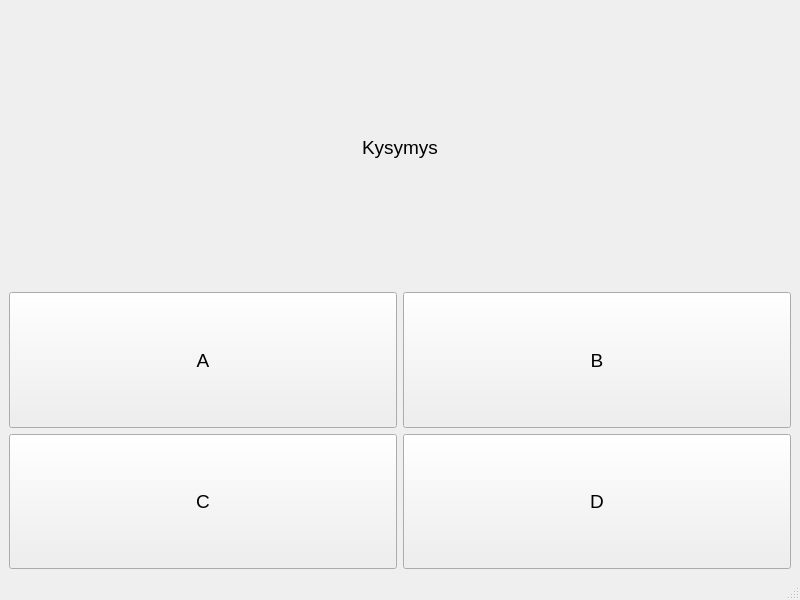
<?xml version="1.0" encoding="UTF-8"?>
<ui version="4.0">
 <class>MainWindow</class>
 <widget class="QMainWindow" name="MainWindow">
  <property name="geometry">
   <rect>
    <x>0</x>
    <y>0</y>
    <width>800</width>
    <height>600</height>
   </rect>
  </property>
  <property name="windowTitle">
   <string>MainWindow</string>
  </property>
  <widget class="QWidget" name="centralwidget">
   <layout class="QVBoxLayout" name="verticalLayout">
    <item>
     <layout class="QHBoxLayout" name="horizontalLayout">
      <item>
       <spacer name="horizontalSpacer">
        <property name="orientation">
         <enum>Qt::Horizontal</enum>
        </property>
        <property name="sizeHint" stdset="0">
         <size>
          <width>40</width>
          <height>20</height>
         </size>
        </property>
       </spacer>
      </item>
      <item>
       <widget class="QLabel" name="label">
        <property name="sizePolicy">
         <sizepolicy hsizetype="Preferred" vsizetype="MinimumExpanding">
          <horstretch>0</horstretch>
          <verstretch>0</verstretch>
         </sizepolicy>
        </property>
        <property name="font">
         <font>
          <pointsize>14</pointsize>
         </font>
        </property>
        <property name="text">
         <string>Kysymys</string>
        </property>
        <property name="alignment">
         <set>Qt::AlignLeading|Qt::AlignLeft|Qt::AlignVCenter</set>
        </property>
       </widget>
      </item>
      <item>
       <spacer name="horizontalSpacer_2">
        <property name="orientation">
         <enum>Qt::Horizontal</enum>
        </property>
        <property name="sizeHint" stdset="0">
         <size>
          <width>40</width>
          <height>20</height>
         </size>
        </property>
       </spacer>
      </item>
     </layout>
    </item>
    <item>
     <layout class="QGridLayout" name="gridLayout">
      <item row="2" column="0">
       <widget class="QPushButton" name="button3">
        <property name="sizePolicy">
         <sizepolicy hsizetype="Minimum" vsizetype="MinimumExpanding">
          <horstretch>0</horstretch>
          <verstretch>0</verstretch>
         </sizepolicy>
        </property>
        <property name="font">
         <font>
          <pointsize>14</pointsize>
         </font>
        </property>
        <property name="text">
         <string>C</string>
        </property>
       </widget>
      </item>
      <item row="2" column="1">
       <widget class="QPushButton" name="button4">
        <property name="sizePolicy">
         <sizepolicy hsizetype="Minimum" vsizetype="MinimumExpanding">
          <horstretch>0</horstretch>
          <verstretch>0</verstretch>
         </sizepolicy>
        </property>
        <property name="font">
         <font>
          <pointsize>14</pointsize>
         </font>
        </property>
        <property name="text">
         <string>D</string>
        </property>
       </widget>
      </item>
      <item row="1" column="0">
       <widget class="QPushButton" name="button1">
        <property name="sizePolicy">
         <sizepolicy hsizetype="Minimum" vsizetype="MinimumExpanding">
          <horstretch>0</horstretch>
          <verstretch>0</verstretch>
         </sizepolicy>
        </property>
        <property name="font">
         <font>
          <pointsize>14</pointsize>
         </font>
        </property>
        <property name="text">
         <string>A</string>
        </property>
       </widget>
      </item>
      <item row="1" column="1">
       <widget class="QPushButton" name="button2">
        <property name="sizePolicy">
         <sizepolicy hsizetype="Minimum" vsizetype="MinimumExpanding">
          <horstretch>0</horstretch>
          <verstretch>0</verstretch>
         </sizepolicy>
        </property>
        <property name="font">
         <font>
          <pointsize>14</pointsize>
         </font>
        </property>
        <property name="text">
         <string>B</string>
        </property>
       </widget>
      </item>
     </layout>
    </item>
   </layout>
  </widget>
  <widget class="QMenuBar" name="menubar">
   <property name="geometry">
    <rect>
     <x>0</x>
     <y>0</y>
     <width>800</width>
     <height>22</height>
    </rect>
   </property>
  </widget>
  <widget class="QStatusBar" name="statusbar"/>
 </widget>
 <resources/>
 <connections/>
</ui>
